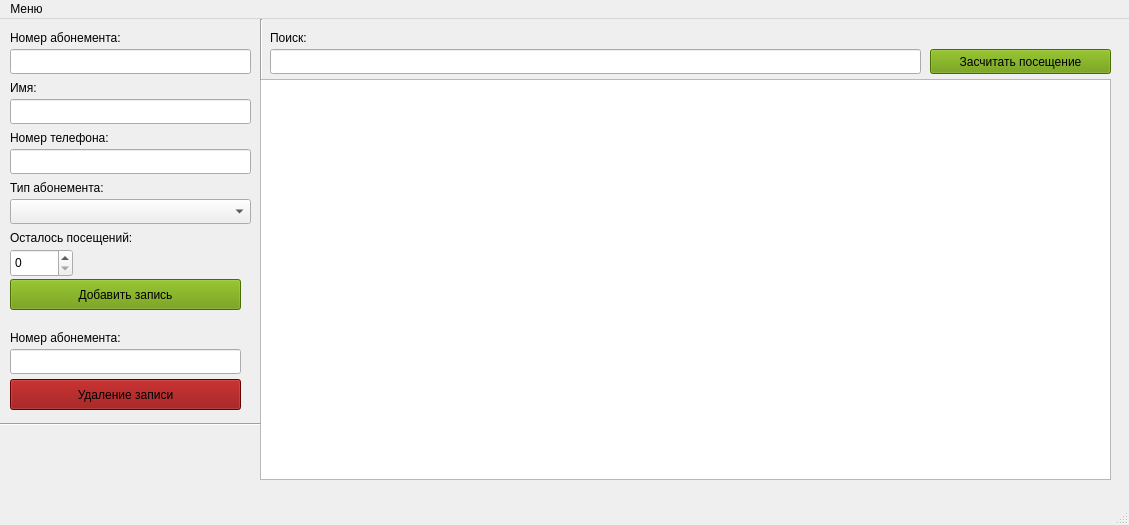
<?xml version="1.0" encoding="UTF-8"?>
<ui version="4.0">
 <class>MainWindow</class>
 <widget class="QMainWindow" name="MainWindow">
  <property name="geometry">
   <rect>
    <x>0</x>
    <y>0</y>
    <width>1129</width>
    <height>525</height>
   </rect>
  </property>
  <property name="font">
   <font>
    <family>Ubuntu</family>
   </font>
  </property>
  <property name="windowTitle">
   <string>Visitors Database</string>
  </property>
  <widget class="QWidget" name="centralwidget">
   <widget class="QTableView" name="tableView">
    <property name="geometry">
     <rect>
      <x>260</x>
      <y>60</y>
      <width>851</width>
      <height>401</height>
     </rect>
    </property>
   </widget>
   <widget class="QPushButton" name="pushButton">
    <property name="geometry">
     <rect>
      <x>10</x>
      <y>260</y>
      <width>231</width>
      <height>31</height>
     </rect>
    </property>
    <property name="toolTip">
     <string/>
    </property>
    <property name="styleSheet">
     <string notr="true">background-color:rgb(101, 151, 0)</string>
    </property>
    <property name="text">
     <string>Добавить запись</string>
    </property>
   </widget>
   <widget class="QPushButton" name="pushButton_2">
    <property name="geometry">
     <rect>
      <x>10</x>
      <y>360</y>
      <width>231</width>
      <height>31</height>
     </rect>
    </property>
    <property name="toolTip">
     <string/>
    </property>
    <property name="styleSheet">
     <string notr="true">background:rgb(140, 0, 0)</string>
    </property>
    <property name="text">
     <string>Удаление записи</string>
    </property>
   </widget>
   <widget class="QLineEdit" name="abNum">
    <property name="geometry">
     <rect>
      <x>10</x>
      <y>30</y>
      <width>241</width>
      <height>25</height>
     </rect>
    </property>
    <property name="toolTip">
     <string>Введите желаемый номер абонемента</string>
    </property>
   </widget>
   <widget class="QLabel" name="label">
    <property name="geometry">
     <rect>
      <x>10</x>
      <y>10</y>
      <width>151</width>
      <height>17</height>
     </rect>
    </property>
    <property name="text">
     <string>Номер абонемента:</string>
    </property>
   </widget>
   <widget class="QLabel" name="label_2">
    <property name="geometry">
     <rect>
      <x>10</x>
      <y>60</y>
      <width>67</width>
      <height>17</height>
     </rect>
    </property>
    <property name="text">
     <string>Имя:</string>
    </property>
   </widget>
   <widget class="QLineEdit" name="name">
    <property name="geometry">
     <rect>
      <x>10</x>
      <y>80</y>
      <width>241</width>
      <height>25</height>
     </rect>
    </property>
    <property name="toolTip">
     <string>Введите ФИО клиента</string>
    </property>
   </widget>
   <widget class="QLabel" name="label_3">
    <property name="geometry">
     <rect>
      <x>10</x>
      <y>110</y>
      <width>131</width>
      <height>17</height>
     </rect>
    </property>
    <property name="text">
     <string>Номер телефона:</string>
    </property>
   </widget>
   <widget class="QLabel" name="label_4">
    <property name="geometry">
     <rect>
      <x>10</x>
      <y>160</y>
      <width>131</width>
      <height>17</height>
     </rect>
    </property>
    <property name="text">
     <string>Тип абонемента:</string>
    </property>
   </widget>
   <widget class="QLabel" name="label_5">
    <property name="geometry">
     <rect>
      <x>10</x>
      <y>210</y>
      <width>181</width>
      <height>17</height>
     </rect>
    </property>
    <property name="text">
     <string>Осталось посещений:</string>
    </property>
   </widget>
   <widget class="QLineEdit" name="phNumber">
    <property name="geometry">
     <rect>
      <x>10</x>
      <y>130</y>
      <width>241</width>
      <height>25</height>
     </rect>
    </property>
    <property name="toolTip">
     <string>Введите номер телефона клиента</string>
    </property>
   </widget>
   <widget class="QComboBox" name="abType">
    <property name="geometry">
     <rect>
      <x>10</x>
      <y>180</y>
      <width>241</width>
      <height>25</height>
     </rect>
    </property>
    <property name="toolTip">
     <string>Выберете тип абонемента</string>
    </property>
    <property name="editable">
     <bool>false</bool>
    </property>
   </widget>
   <widget class="QSpinBox" name="remVis">
    <property name="geometry">
     <rect>
      <x>10</x>
      <y>230</y>
      <width>63</width>
      <height>28</height>
     </rect>
    </property>
    <property name="toolTip">
     <string>Введите число занятий, оплаченое клиентом</string>
    </property>
   </widget>
   <widget class="QLineEdit" name="lineEdit">
    <property name="geometry">
     <rect>
      <x>10</x>
      <y>330</y>
      <width>231</width>
      <height>25</height>
     </rect>
    </property>
    <property name="toolTip">
     <string>Введите номер абонемента для удаления</string>
    </property>
   </widget>
   <widget class="QLabel" name="label_6">
    <property name="geometry">
     <rect>
      <x>10</x>
      <y>310</y>
      <width>141</width>
      <height>17</height>
     </rect>
    </property>
    <property name="text">
     <string>Номер абонемента:</string>
    </property>
   </widget>
   <widget class="QLabel" name="label_7">
    <property name="geometry">
     <rect>
      <x>270</x>
      <y>10</y>
      <width>67</width>
      <height>17</height>
     </rect>
    </property>
    <property name="text">
     <string>Поиск:</string>
    </property>
   </widget>
   <widget class="Line" name="line_2">
    <property name="geometry">
     <rect>
      <x>260</x>
      <y>0</y>
      <width>3</width>
      <height>61</height>
     </rect>
    </property>
    <property name="orientation">
     <enum>Qt::Vertical</enum>
    </property>
   </widget>
   <widget class="QLineEdit" name="lineEdit_2">
    <property name="geometry">
     <rect>
      <x>270</x>
      <y>30</y>
      <width>651</width>
      <height>25</height>
     </rect>
    </property>
    <property name="toolTip">
     <string>Введите номер абонемента для поиска</string>
    </property>
    <property name="toolTipDuration">
     <number>-1</number>
    </property>
   </widget>
   <widget class="Line" name="line_3">
    <property name="geometry">
     <rect>
      <x>0</x>
      <y>390</y>
      <width>261</width>
      <height>31</height>
     </rect>
    </property>
    <property name="orientation">
     <enum>Qt::Horizontal</enum>
    </property>
   </widget>
   <widget class="QPushButton" name="pushButton_3">
    <property name="geometry">
     <rect>
      <x>930</x>
      <y>30</y>
      <width>181</width>
      <height>25</height>
     </rect>
    </property>
    <property name="font">
     <font>
      <family>Ubuntu</family>
     </font>
    </property>
    <property name="toolTip">
     <string/>
    </property>
    <property name="styleSheet">
     <string notr="true">background:rgb(101, 151, 0)</string>
    </property>
    <property name="text">
     <string>Засчитать посещение</string>
    </property>
   </widget>
  </widget>
  <widget class="QStatusBar" name="statusbar"/>
  <widget class="QMenuBar" name="menubar">
   <property name="geometry">
    <rect>
     <x>0</x>
     <y>0</y>
     <width>1129</width>
     <height>28</height>
    </rect>
   </property>
   <widget class="QMenu" name="menu">
    <property name="title">
     <string>Меню</string>
    </property>
    <addaction name="action"/>
    <addaction name="action_2"/>
    <addaction name="separator"/>
    <addaction name="action_4"/>
   </widget>
   <addaction name="menu"/>
  </widget>
  <action name="action">
   <property name="text">
    <string>О программе</string>
   </property>
   <property name="toolTip">
    <string>О программе</string>
   </property>
   <property name="shortcut">
    <string>Ctrl+A</string>
   </property>
  </action>
  <action name="action_2">
   <property name="text">
    <string>Справка</string>
   </property>
   <property name="shortcut">
    <string>Ctrl+H</string>
   </property>
  </action>
  <action name="action_4">
   <property name="text">
    <string>Выход</string>
   </property>
   <property name="shortcut">
    <string>Ctrl+Q</string>
   </property>
  </action>
 </widget>
 <resources/>
 <connections>
  <connection>
   <sender>action_4</sender>
   <signal>triggered()</signal>
   <receiver>MainWindow</receiver>
   <slot>close()</slot>
   <hints>
    <hint type="sourcelabel">
     <x>-1</x>
     <y>-1</y>
    </hint>
    <hint type="destinationlabel">
     <x>564</x>
     <y>262</y>
    </hint>
   </hints>
  </connection>
 </connections>
</ui>
